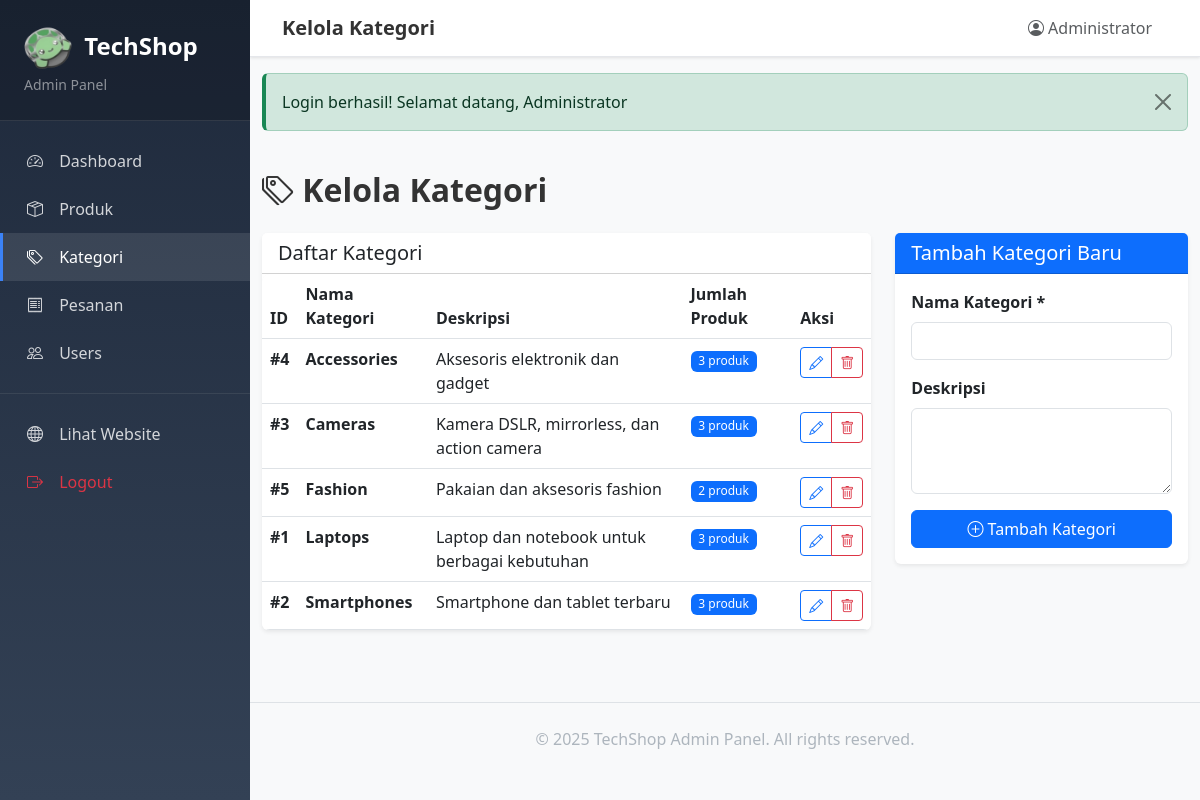
Before: /admin/categories.php (signed in) with the older database file.
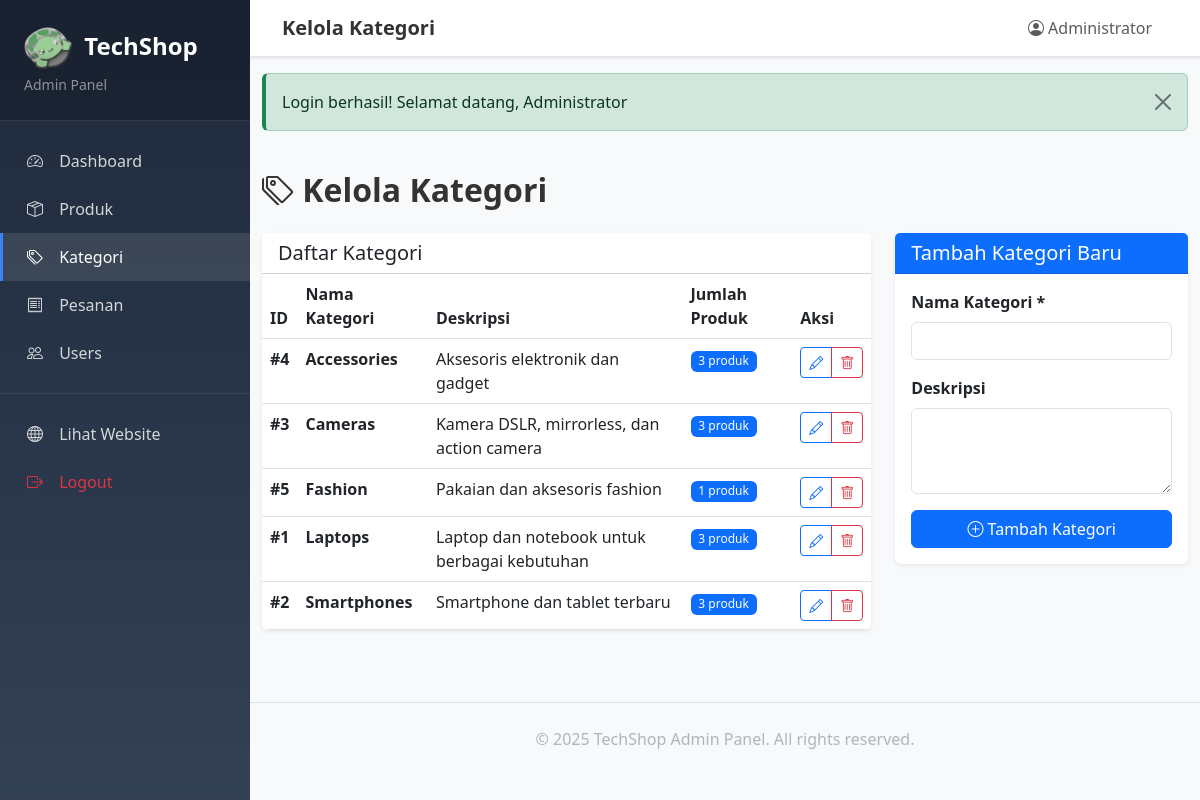
After: the same page with the newer database file.
### tables this page shows
CREATE TABLE `categories` (
  `cat_id` int(11) NOT NULL,
  `cat_title` varchar(100) NOT NULL,
  `cat_description` text DEFAULT NULL,
  `image` varchar(255) DEFAULT NULL,
  `created_at` timestamp NULL DEFAULT current_timestamp()
);

### db.php (called while the page is built, shortened)
<?php
function clean($string) {
    return htmlspecialchars(trim($string), ENT_QUOTES, 'UTF-8');
}
?>

### config.php (called while the page is built, shortened)
<?php
function truncate($text, $length = 100) {
    if (strlen($text) <= $length) {
        return $text;
    }
    return substr($text, 0, $length) . '...';
}
?>

### admin/categories.php (the view, shortened to what the changed rows need)
<?php
require_once '../db.php';
require_once '../config.php';
$query = "SELECT c.*, COUNT(p.id) as product_count
          FROM categories c
          LEFT JOIN products p ON c.cat_id = p.product_cat
          GROUP BY c.cat_id
          ORDER BY c.cat_title";
$categories = mysqli_query($conn, $query);
include 'header_admin.php';
?>
<div class="container-fluid py-4">
    <h2 class="fw-bold mb-4"><i class="bi bi-tags"></i> Kelola Kategori</h2>
    <div class="row g-4">
        <div class="col-lg-8">
            <div class="card border-0 shadow-sm">
                <div class="card-body p-0">
                    <div class="table-responsive">
                        <table class="table table-hover mb-0">
                            <thead class="bg-light">
                                <tr>
                                    <th>ID</th>
                                    <th>Nama Kategori</th>
                                    <th>Deskripsi</th>
                                    <th>Jumlah Produk</th>
                                    <th>Aksi</th>
                                </tr>
                            </thead>
                            <tbody>
                                <?php while ($cat = mysqli_fetch_assoc($categories)): ?>
                                    <tr>
                                        <td><strong>#<?php echo $cat['cat_id']; ?></strong></td>
                                        <td><strong><?php echo clean($cat['cat_title']); ?></strong></td>
                                        <td><?php echo clean(truncate($cat['cat_description'] ?? '', 50)); ?></td>
                                        <td>
                                            <span class="badge bg-primary"><?php echo $cat['product_count']; ?> produk</span>
                                        </td>
                                        <td>
                                            <div class="btn-group btn-group-sm">
                                                <a href="?edit=<?php echo $cat['cat_id']; ?>" class="btn btn-outline-primary">
                                                    <i class="bi bi-pencil"></i>
                                                </a>
                                                <button type="button"
                                                        class="btn btn-outline-danger btn-delete-category"
                                                        data-id="<?php echo $cat['cat_id']; ?>"
                                                        data-name="<?php echo clean($cat['cat_title']); ?>">
                                                    <i class="bi bi-trash"></i>
                                                </button>
                                            </div>
                                        </td>
                                    </tr>
                                <?php endwhile; ?>
                            </tbody>
                        </table>
                    </div>
                </div>
            </div>
        </div>
    </div>
</div>
<?php include 'footer_admin.php'; ?>

Changed rows visible on the page:
changed categories "Fashion": product_count "2" → "1"
